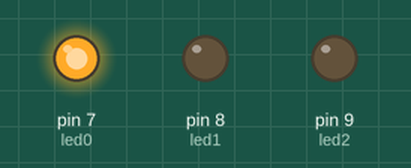
Recording of a sketch running on a simulated Arduino Uno, built with avr-gcc and run on an emulated ATmega328P. Shown: output pins drawn as LEDs (lit = HIGH).

Above: at 0.07 s.
At 4.72 s:
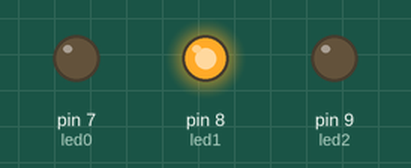
At 9.8 s:
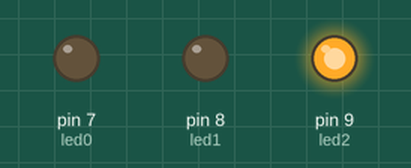
At 14.9 s:
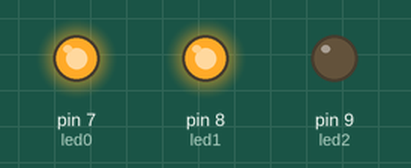
At 19.65 s:
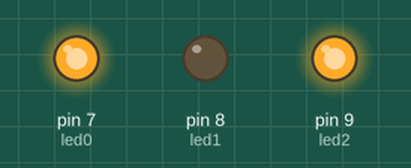
At 39.68 s:
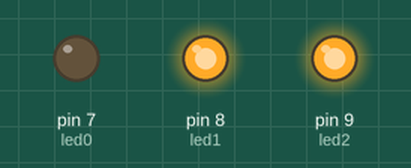
Timing chart, 0 to 40.0 s (numbered marks = the images above):
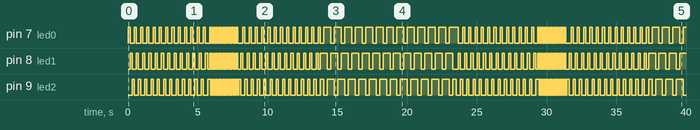

The sketch:

PRACTICA-02.ino
```cpp
int led2=9;
int led1=8;
int led0=7;
int tiempo1=150;
int tiempo2=80;
int tiempo3=250;
void setup() {
pinMode (led2, OUTPUT);
pinMode (led1, OUTPUT);
pinMode (led0, OUTPUT);
}
void loop() {
for (int s1=0; s1<13; s1++) {
digitalWrite (led2, LOW);
digitalWrite (led1, LOW);
digitalWrite (led0, HIGH);
delay (tiempo1);
digitalWrite (led2, LOW);
digitalWrite (led1, HIGH);
digitalWrite (led0, LOW);
delay (tiempo1);
digitalWrite (led2, HIGH);
digitalWrite (led1, LOW);
digitalWrite (led0, LOW);
delay (tiempo1);
}
for (int s2=0; s2<13; s2++) {
digitalWrite (led2, HIGH);
digitalWrite (led1, HIGH);
digitalWrite (led0, HIGH);
delay (tiempo2);
digitalWrite (led2, LOW);
digitalWrite (led1, LOW);
digitalWrite (led0, LOW);
delay (tiempo2);
}
for (int s3=0; s3<13; s3++) {
digitalWrite (led2, HIGH);
digitalWrite (led1, LOW);
digitalWrite (led0, LOW);
delay (tiempo1);
digitalWrite (led2, LOW);
digitalWrite (led1, HIGH);
digitalWrite (led0, LOW);
delay (tiempo1);
digitalWrite (led2, LOW);
digitalWrite (led1, LOW);
digitalWrite (led0, HIGH);
delay (tiempo1);
}
for (int s4=0; s4<13; s4++) {
digitalWrite (led2, HIGH);
digitalWrite (led1, HIGH);
digitalWrite (led0, LOW);
delay (tiempo3);
digitalWrite (led2, LOW);
digitalWrite (led1, HIGH);
digitalWrite (led0, HIGH);
delay (tiempo3);
digitalWrite (led2, HIGH);
digitalWrite (led1, LOW);
digitalWrite (led0, HIGH);
delay (tiempo3);
}
}
```

Measured:
- by itself, pin 7 (led0): LOW → HIGH at 0.00 s, → LOW 0.15 s later, → HIGH 0.30 s later, → LOW 0.15 s later, … (187 changes in this stretch)
- by itself, pin 8 (led1): LOW → HIGH at 0.15 s, → LOW 0.15 s later, → HIGH 0.30 s later, → LOW 0.15 s later, … (189 changes in this stretch)
- by itself, pin 9 (led2): LOW → HIGH at 0.30 s, → LOW 0.15 s later, → HIGH 0.30 s later, → LOW 0.15 s later, … (188 changes in this stretch)
